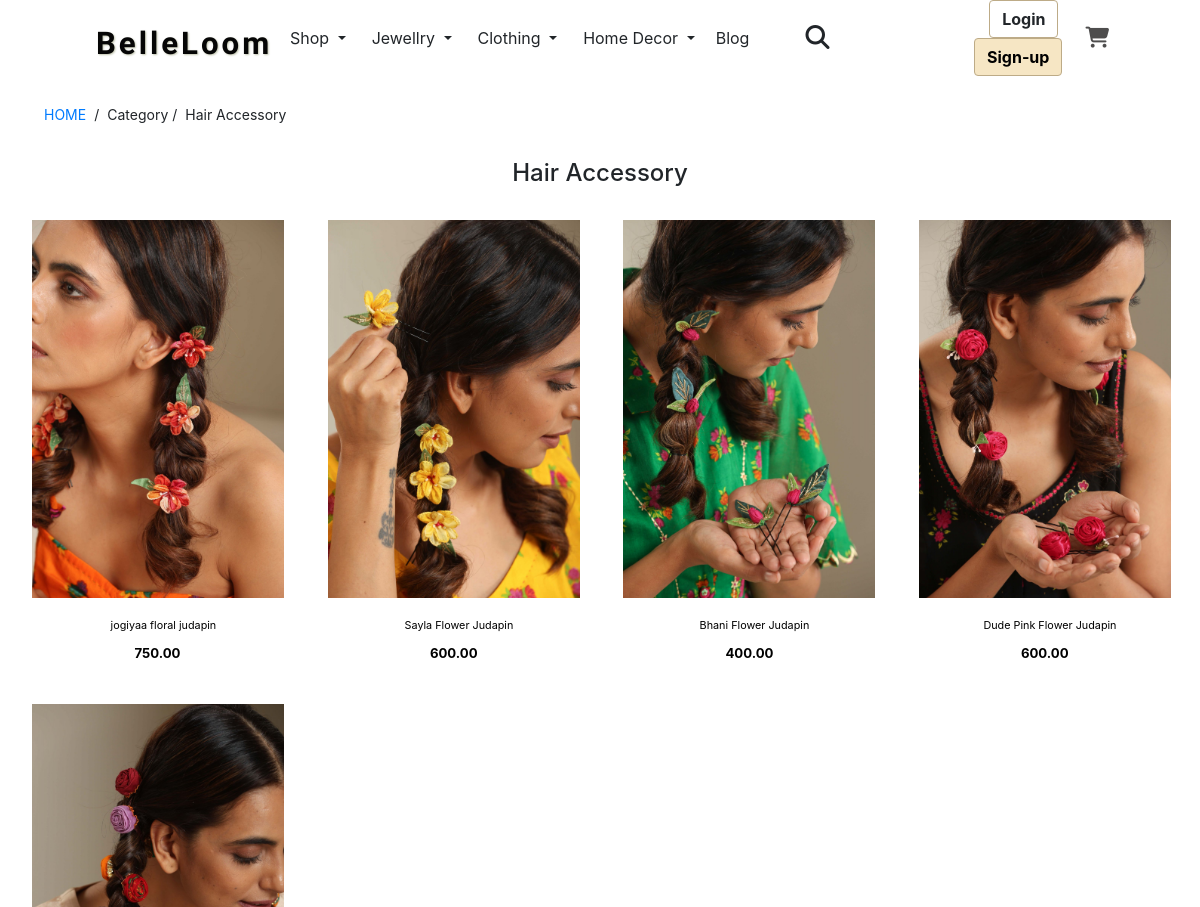
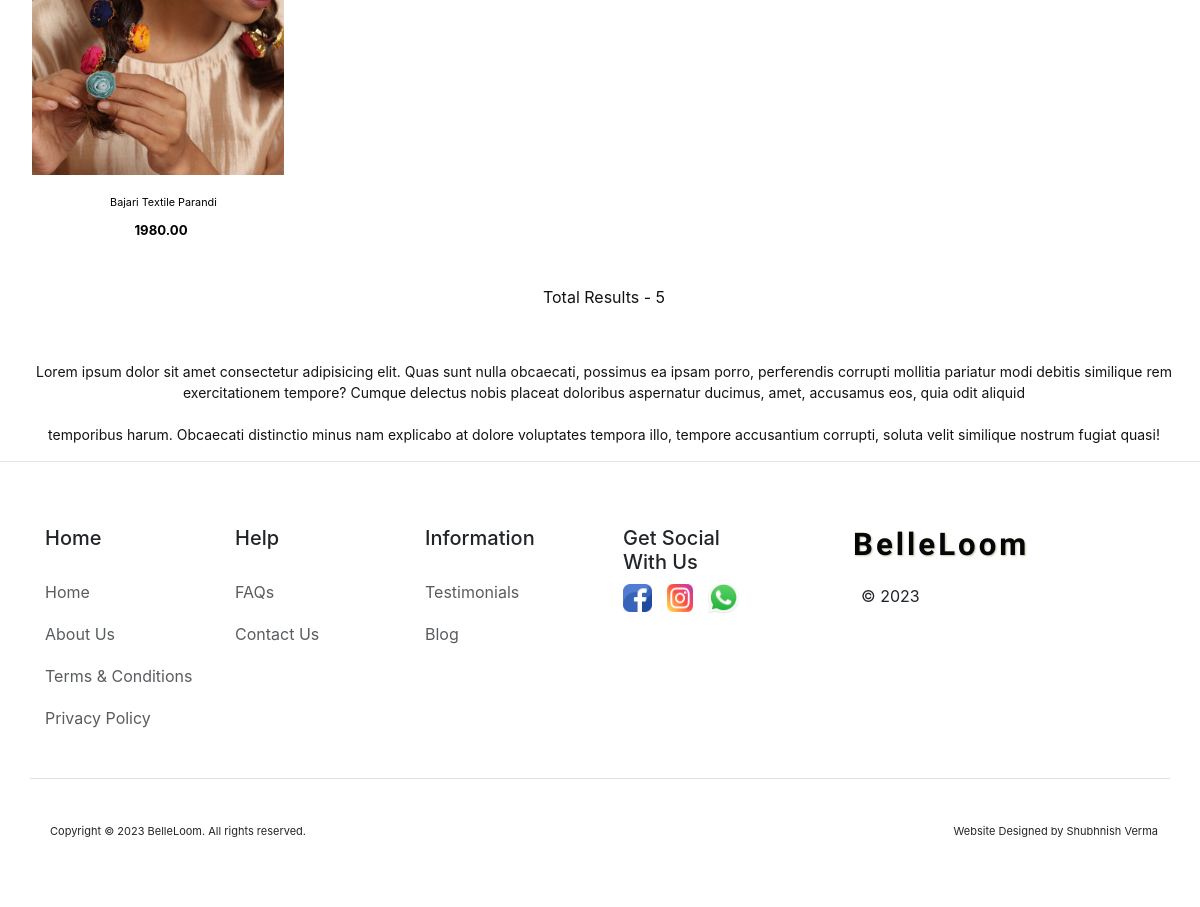
The page /category/Hair-Accessory on the database its author committed (2 pictures, top to bottom).
### store/models.py (models this page shows, shortened)
class Category(models.Model):
    slug = models.CharField(max_length=150, null=False, blank=False)
    Product_Name = models.CharField(max_length=150, null=False, blank=False)
    Image = models.ImageField(upload_to="store/images", null=True)
    Product_Desc = models.TextField(max_length=2000)
    status = models.BooleanField(default=False, help_text="0=default , 1=Hidden")
    trending = models.BooleanField(default=False, help_text="0=default , 1=Trending")
    meta_title = models.CharField(max_length=150)
    meta_keyword = models.CharField(max_length=150)
    meta_description = models.CharField(max_length=1000)
    created_at = models.DateTimeField(auto_now_add=True)

class Products(models.Model):
    category = models.ForeignKey(Category, on_delete=models.CASCADE)
    slug = models.CharField(max_length=150, null=False, blank=False)
    Product_Name = models.CharField(max_length=150, null=False, blank=False)
    Original_Price = models.DecimalField(max_digits=10, decimal_places=2)
    Selling_Price = models.DecimalField(max_digits=10, decimal_places=2)
    Product_Image_Main = models.ImageField(upload_to="store/images", null=False , default="")
    Product_Image2 = models.ImageField(upload_to="store/images", null=False , default="")
    Product_Image3 = models.ImageField(upload_to="store/images", null=False , default="")
    Product_Image4 = models.ImageField(upload_to="store/images", null=False , default="")
    Product_Quantity = models.PositiveIntegerField(default=0)
    size = models.CharField(max_length=20, default="")
    Product_Small_Desc = models.CharField(max_length=250)
    Product_Desc = models.TextField(max_length=2000)
    status = models.BooleanField(default=False, help_text="0=default , 1=Hidden")
    trending = models.BooleanField(default=False, help_text="0=default , 1=Trending")
    tag = models.CharField(max_length=150, null=True, blank=True)
    meta_title = models.CharField(max_length=150)
    meta_keyword = models.CharField(max_length=150)
    meta_description = models.CharField(max_length=1000)
    created_at = models.DateTimeField(auto_now_add=True)

### SVFashion/views.py (the view)
# urls.py: path('category/<str:slug>', views.categoryView, name="category" ),
def categoryView(request, slug):
    if(Category.objects.filter(slug=slug, status=0)):
        productsdata = Products.objects.filter(category__slug=slug)
        category_name = Category.objects.filter(slug=slug).first()
        data = {"productsdata": productsdata,
                "category_name" : category_name}
        return render(request, "CategoryPRODUCTS.html", data)
    else:
        messages.warning(request, "no such category found")
        return redirect("/")

### templates/CategoryPRODUCTS.html
{% extends "base.html" %}
{% block section %}
<head>
  <link rel="stylesheet" type="text/css" href="/static/css/CategoryPRODUCTS.css">
</head>
  <section>
    <div class="breadcrumb-category-product-mobile">
      <a href="{% url 'homepage' %}">HOME </a><p>/</p>
      <p>Category /</p>
      <p>{{ category_name.Product_Name }}</p>
    </div>
      <div>
        <h4 style="text-align: center;">{{ category_name.Product_Name }}</h4>
      </div>
    <div class="image-products-category row">
      {% if productsdata|length > 0 %}
      {% for item in productsdata %}
        <div class="col-lg-3 col-6 col-md-3 mb-3">
          <a href="{% url 'productview' item.category.slug item.slug %}" ><img src="/media/{{item.Product_Image_Main}}" class="d-block" alt="">
            <p>{{item.Product_Name}}</p><span>{{ item.Selling_Price }}</span>
          </a>
        </div>
        {% endfor %}
        {% else %}
        <h4 class="container text-center bg-body-secondary my-5 py-2">Products of this Category Coming Soon..</h4>
        {% endif %}
    </div>
    <div class="Result-Description">
      <p class="result">Total Results - {{ productsdata | length }}</p>
      <p>Lorem ipsum dolor sit amet consectetur adipisicing elit. Quas sunt nulla obcaecati, possimus ea ipsam porro,
        perferendis corrupti mollitia pariatur
        modi debitis similique rem exercitationem tempore? Cumque delectus nobis placeat doloribus aspernatur ducimus,
        amet, accusamus eos, quia odit aliquid
        <br><br>
        temporibus harum. Obcaecati distinctio minus nam explicabo at dolore voluptates tempora illo, tempore
        accusantium corrupti, soluta velit similique nostrum
        fugiat quasi!
      </p>
    </div>
  </section>
  {% endblock %}

### templates/base.html
{% include "header.html" %}
{% block section %} {% endblock %}
{% include "footer.html" %}

### templates/header.html (shortened to what this page needs)
<!DOCTYPE html>
<html lang="en">
<head>
    <link href="https://cdn.jsdelivr.net/npm/bootstrap@5.3.2/dist/css/bootstrap.min.css" rel="stylesheet"
>
    <link rel="stylesheet" href="https://maxcdn.bootstrapcdn.com/bootstrap/4.5.2/css/bootstrap.min.css">
    <link rel="stylesheet" href="https://cdn.jsdelivr.net/npm/swiper@10/swiper-bundle.min.css" />
    <link rel="stylesheet" href="https://cdnjs.cloudflare.com/ajax/libs/font-awesome/6.4.2/css/all.min.css">
    <link rel="stylesheet" href="//cdn.jsdelivr.net/npm/alertifyjs@1.13.1/build/css/alertify.min.css" />
    <link rel="stylesheet" href="//cdn.jsdelivr.net/npm/alertifyjs@1.13.1/build/css/themes/default.min.css" />
    <link rel="stylesheet" type="text/css" href="/static/css/rastyle.css">
</head>
<body>
    <header>
        <div class="d-flex align-items-center justify-content-center py-0">
            <div class="col-md-2 mb-2 mb-md-0 me-md-1 me-4 me-sm-4">
                <a href="/" class="d-inline-flex link-body-emphasis text-decoration-none">
                    <h1 class="title-logo">BelleLoom</h1>
                </a>
            </div>
            <div class="dropdown">
                <h4 class="btn dropdown-toggle m-0" href="#" role="button" data-bs-toggle="dropdown"
                    aria-expanded="false">
                    Shop
                </h4>
            </div>
            <div class="dropdown">
                <h4 class="btn dropdown-toggle m-0" role="button" data-bs-toggle="dropdown" aria-expanded="false">
                    Jewellry
                </h4>
            </div>
            <div class="dropdown">
                <h4 class="btn dropdown-toggle m-0" role="button" data-bs-toggle="dropdown" aria-expanded="false">
                    Clothing
                </h4>
            </div>
            <div class="dropdown">
                <h4 class="btn dropdown-toggle m-0" role="button" data-bs-toggle="dropdown" aria-expanded="false">
                    Home Decor
                </h4>
            </div>
            <div>
                <a class="dropdown-item m-0 px-2" href="#">Blog</a>
            </div>
            <div class="dropdown-search mx-4">
                <i class="fa fa-search mx-4 fs-4" data-bs-toggle="dropdown"></i>
              </div>
            <div class="col-md-2 text-end">
                {% if request.user.is_authenticated %}
                <div class="dropdown">
                    <button class="btn dropdown-toggle" type="button" data-bs-toggle="dropdown" aria-expanded="false">
                        {{ request.user }}
                    </button>
                    <ul class="dropdown-menu">
                        <li><a class="dropdown-item" href=""><i
                                    class="fa-solid fa-bag-shopping"></i>&nbsp; My Orders</a></li>
                        <li><a class="dropdown-item" href=""><i class="fa fa-heart"></i>&nbsp; My
                                Wishlist</a></li>
                        <li class="dropdown-divider mb-0"></li>
                        <li><a class="dropdown-item" href=""><i
                                    class="fa-solid fa-right-from-bracket"></i>&nbsp; Logout</a></li>
                    </ul>
                </div>
                {% else %}
                <a href=""><button type="button" class="btn me-1 log-button">Login</button></a>
                <a href=""><button type="button" class="btn signup-button">Sign-up</button></a>
                {% endif %}
            </div>
                <div class="cart-logo mb-2 d-flex">
                    <a href="{% url 'cartview' %}"><i class="fa-solid fa-cart-shopping"></i></a>
                </div>
        </div>
    </header>

### templates/footer.html (shortened to what this page needs)
<hr style="background-color: rgb(171, 170, 170);">
<footer class="py-5 container">
  <div class="row">
    <div class="col-6 col-md-2 mb-3">
      <h5>Home</h5>
      <ul class="nav flex-column">
        <li class="nav-item mb-2"><a href="{% url 'homepage' %}" class="nav-link p-0 text-body-secondary">Home</a></li>
        <li class="nav-item mb-2"><a href="" class="nav-link p-0 text-body-secondary">About Us</a>
        </li>
        <li class="nav-item mb-2"><a href=""
            class="nav-link p-0 text-body-secondary">Terms & Conditions</a></li>
        <li class="nav-item mb-2"><a href="" class="nav-link p-0 text-body-secondary">Privacy
            Policy</a></li>
      </ul>
    </div>
    <div class="col-6 col-md-2 mb-3">
      <h5>Help</h5>
      <ul class="nav flex-column">
        <li class="nav-item mb-2"><a href="" class="nav-link p-0 text-body-secondary">FAQs</a></li>
        <li class="nav-item mb-2"><a href="" class="nav-link p-0 text-body-secondary">Contact
            Us</a></li>
      </ul>
    </div>
    <div class="col-6 col-md-2 mb-3">
      <h5>Information</h5>
      <ul class="nav flex-column">
        <li class="nav-item mb-2"><a href="{% url 'testimonials' %}"
            class="nav-link p-0 text-body-secondary">Testimonials</a></li>
        <li class="nav-item mb-2"><a href="#" class="nav-link p-0 text-body-secondary">Blog</a></li>
      </ul>
    </div>
    <div class="col-6 col-md-2 mb-3">
      <h5 class="mx-2">Get Social With Us</h5>
      <div>
        <a href="#" class="facebook">
          <img src="/static/img/facebook.png" alt="facebook"></a>
        <a href="#" class="instagram">
          <img src="/static/img/instagram.png" alt="instagram"></a>
        <a href="#" class="whatsapp">
          <img src="/static/img/whatsapp.png" alt="whatsapp"></a>
      </div>
    </div>
    <div class="col-6 col-md-2 mb-3 mx-5">
      <h1 class="title-footer-logo">BelleLoom</h1>
      <p>© 2023</p>
    </div>
    <div class="d-flex flex-column flex-sm-row justify-content-between py-4 my-4 border-top" style="font-size: 11px;">
      <p>Copyright © 2023 BelleLoom. All rights reserved.</p>
      <p>Website Designed by Shubhnish Verma</p>
    </div>
</footer>
</body>

### static/css/rastyle.css (style rules this page uses)
body { width: 100%; height: 100%; background-color: rgb(255, 255, 255); position: relative; }
header { position: sticky; top: 0; background-color: white; z-index: 999; padding-bottom: 8px; }
.title-logo { font-size: 2.6vw; font-weight: 600; font-family: 'Allura', cursive; color: rgb(6, 6, 6); text-shadow: 1px 1px 2px rgb(194, 197, 175); letter-spacing: 3px; }
.title-footer-logo { font-size: 2.6vw; font-weight: 600; font-family: 'Allura', cursive; color: rgb(6, 6, 6); text-shadow: 1px 1px 2px rgb(194, 197, 175); letter-spacing: 3px; }
.cart-logo a { padding-top: 0px; margin-right: 1.5vw; color: rgb(78, 77, 77); }
.cart-logo i { font-size: 21px; }
.dropdown-search { position: relative; }
.log-button { border: 1px solid rgb(189, 171, 135); font-weight: 700; }
.signup-button { border: 1px solid rgb(189, 171, 135); background-color: rgb(246, 230, 196); color: black; font-weight: 700; }
.facebook img { width: 2.4vw; height: 2.3vw; padding-left: 0px; }
.instagram img { width: 2.4vw; height: 2.3vw; padding-left: 3px; }
.whatsapp img { width: 2.8vw; height: 2.6vw; padding-left: 2.5px; }
.about-body-bg .left-about-menu div, p, a, ul { padding-left: 8px; padding-top: 10px; margin-top: 10px; }

### static/css/CategoryPRODUCTS.css (style rules this page uses)
section { width: 100%; height: 90%; }
.breadcrumb-category-product-mobile { font-size: 14px; display: flex; margin-top: 0; margin-left: 3vw; margin-bottom: 1.5vw; }
.image-products-category { width: 98.5%; display: flex; margin-left: 1vw; }
.image-products-category div { width: 100%; height:100%; padding-left: 1.2vw; }
.image-products-category a { text-decoration: none; color: black; text-align: center; line-height: 0.9; width: 50%; margin: 0; text-align: center; }
.image-products-category img { width: 21vw; height: 100%; margin-left: 0.5vw; }
.image-products-category a p { font-size: 0.9vw; font-weight: 400; margin-top: 0.8rem; margin-bottom: 0.6rem; text-align: center; }
.image-products-category a span { font-size: 1.1vw; font-weight: 700; margin-left: 5vw; padding: 0 4vw; }
.Result-Description { text-align: center; margin: 0vw 2vw; }
.Result-Description .result { text-align: center; margin-bottom: 3.5vw; margin-top: 1.5vw; font-size: 16px; }
.Result-Description p { font-size: 14px; color: rgb(20, 19, 19); }

### rows shown on the page
Category: Product_Name "Hair Accessory"
Products: Product_Image_Main (picture), Product_Name "jogiyaa floral judapin", Selling_Price "750.00"
Products: Product_Image_Main (picture), Product_Name "Sayla Flower Judapin", Selling_Price "600.00"
Products: Product_Image_Main (picture), Product_Name "Bhani Flower Judapin", Selling_Price "400.00"
Products: Product_Image_Main (picture), Product_Name "Dude Pink Flower Judapin", Selling_Price "600.00"
Products: Product_Image_Main (picture), Product_Name "Bajari Textile Parandi", Selling_Price "1980.00"

### other values the page prints
{{ productsdata | length }} "5"
